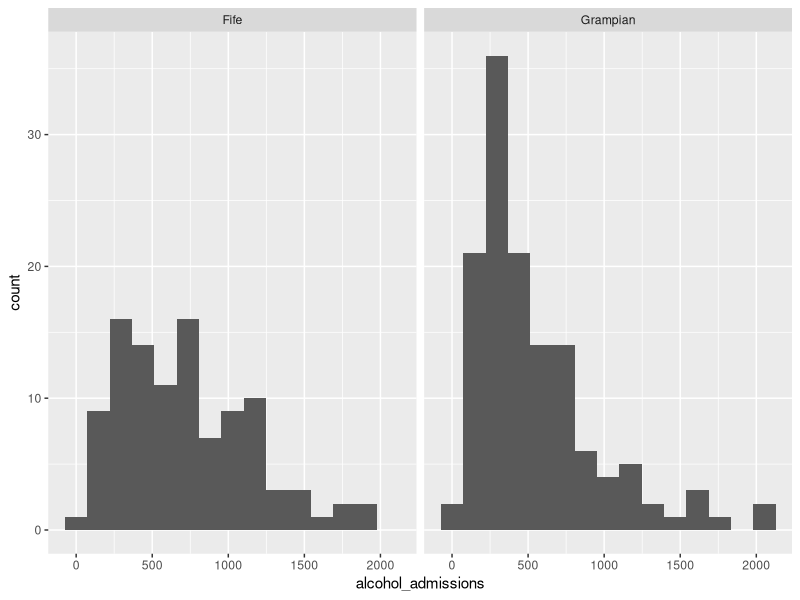
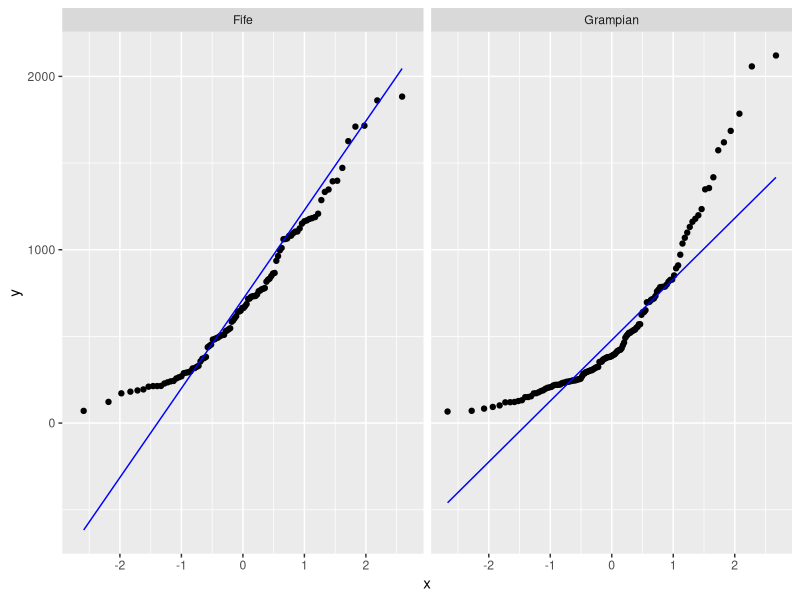
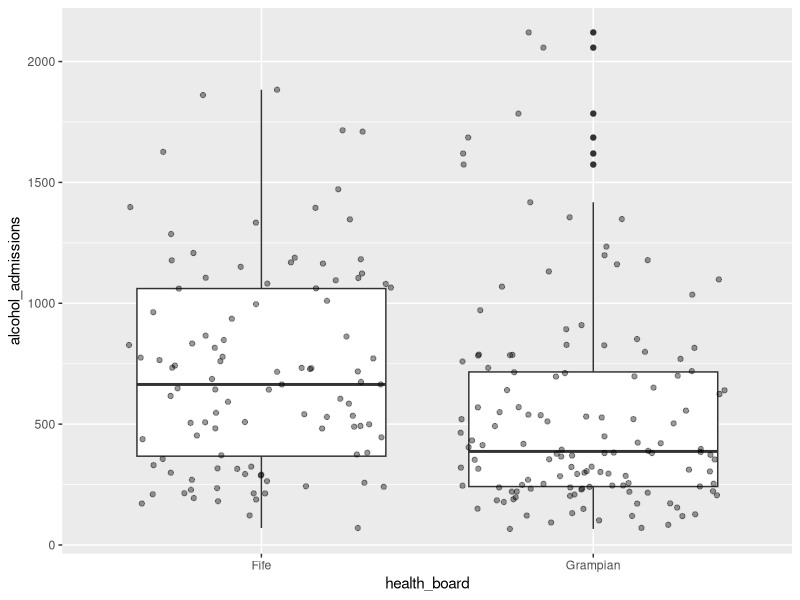
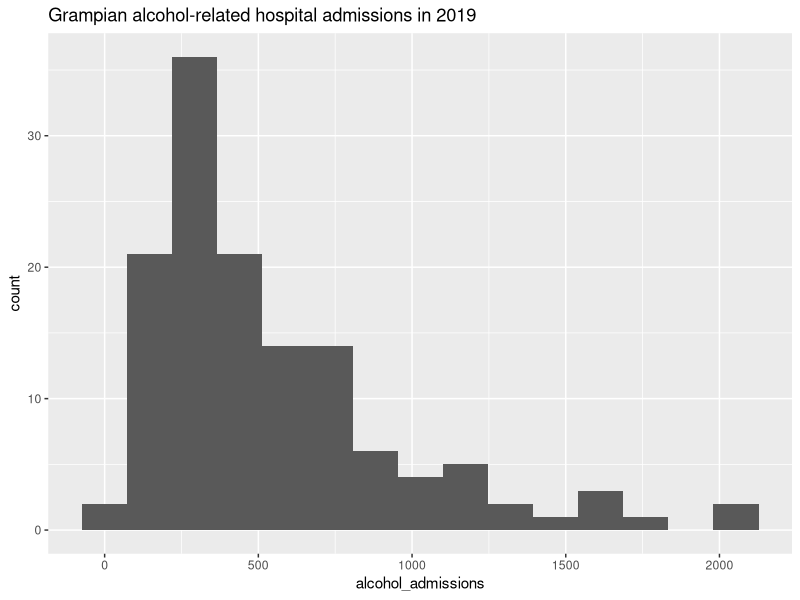
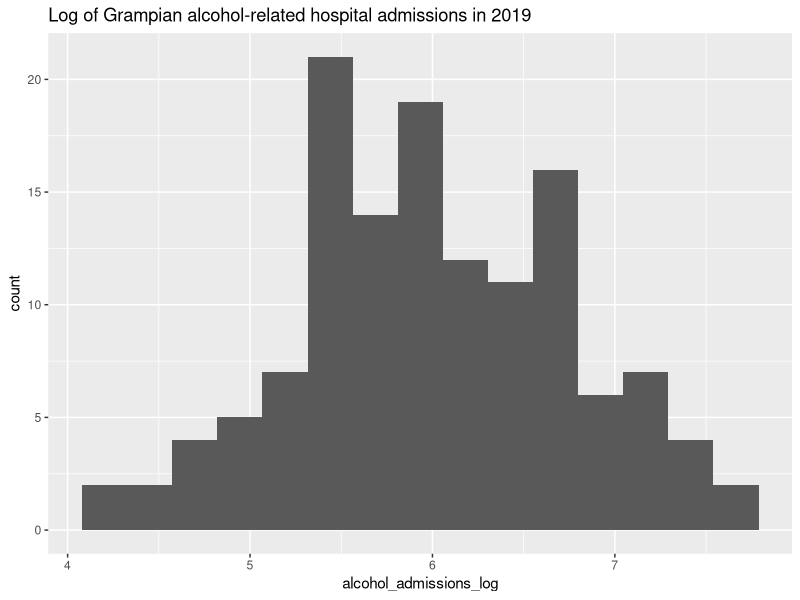

The R script that drew these images, in order:
## ---- chunk 1
knitr::opts_chunk$set(echo = TRUE)
## ---- chunk 2
library("tidyverse")
## ---- chunk 3
data <- read_csv('./Data/scotpho_data_extract.csv')
intermediate_zone_codes <- read_csv('./Data/iz2011_codes_and_labels_21042020.csv')
## ---- chunk 4

#intermediate zone
iz_data <- data |> 
    filter(area_type == "Intermediate zone") |>
    select(area_name, area_code, year, measure)
## ---- chunk 5
iz_info <- intermediate_zone_codes |>
    select(IntZone, HBName)
## ---- chunk 6
admission_data <- left_join(iz_data, iz_info, join_by(area_code == IntZone))

admission_data <- admission_data |>
    mutate(HBName = gsub("NHS ", "", HBName)) |>
    rename(health_board = HBName, alcohol_admissions = measure)

write_csv(admission_data,  './Data/alcohol_related_admissions.csv')
## ---- chunk 7
grp <- admission_data |>
    group_by(health_board)

summarise(grp, n())
## ---- chunk 8
grampian_fife_data <- admission_data |>
    filter(
        year == 2019, 
        health_board %in% c("Grampian", "Fife")
    )
## ---- chunk 9
grampian_fife_data |> 
    ggplot(aes(x = alcohol_admissions)) +
    geom_histogram(bins = 15) +
    facet_wrap(~health_board) #different graph for each health board
## ---- chunk 10
grampian_fife_data |>
    ggplot(aes(sample = alcohol_admissions)) +
    geom_qq() + 
    geom_qq_line(colour = "blue") + 
    facet_wrap(~health_board)
## ---- chunk 11
grampian_fife_data |>
    ggplot(aes(x = health_board, y=alcohol_admissions)) +
    geom_boxplot() +
    geom_jitter(alpha = 0.4) + #Shows raw data points - with some variation on the x axis so they don't go over each other
    theme(legend.position = "none")
## ---- chunk 12
#run (alcohol admissions FOREACH health board, using grampian_fife_data DATA)
wilcox.test(alcohol_admissions~health_board, data = grampian_fife_data)
## ---- chunk 13
admission_data |> 
    filter(year == 2019,
        health_board %in% c("Grampian", "Fife", "Lothian")) %>% #interesting - using |> here didn't work
    kruskal.test(alcohol_admissions~health_board, data = .)
## ---- chunk 14

grampian2019 <- admission_data |> 
    filter(year == 2019, health_board=="Grampian") |>
    mutate(alcohol_admissions_log = log(alcohol_admissions)) #new col added

grampian2019 |> 
    ggplot(aes(x = alcohol_admissions)) +
    geom_histogram(bins = 15) +
    ggtitle("Grampian alcohol-related hospital admissions in 2019")

grampian2019 |> 
    ggplot(aes(x = alcohol_admissions_log)) +
    geom_histogram(bins = 15) +
    ggtitle("Log of Grampian alcohol-related hospital admissions in 2019")

